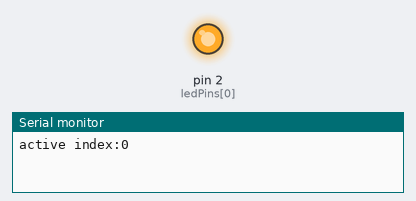
Simulated run of this sketch. Board: Arduino Uno, built with avr-gcc and run on an emulated ATmega328P. On the bench: output pins drawn as LEDs (lit = HIGH), the last lines printed to the serial monitor.

Above: at 0.5 s.
At 5.0 s:
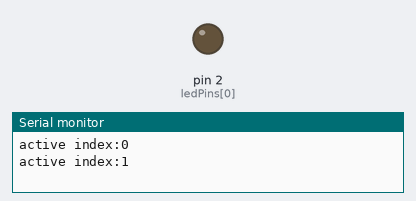
Timing chart, 0 to 11.7 s (numbered marks = the images above):
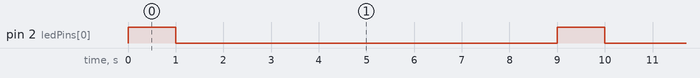

The sketch:

01-basic-led-blink.ino
```cpp
const byte ledCount = 3; //starts with zero!
const byte ledPins[ledCount] = { 2, 4, 6};

void setup()
{
  Serial.begin(9600);
  for(byte index; index <= (ledCount-1); index++)
  {
    pinMode(ledPins[index], OUTPUT);
  }
}

void loop()
{
  static byte activeIndex = 0;
  Serial.println((String)"active index:" + activeIndex);
  for(byte index = 0; index <= (ledCount-1); index++)
  {
    digitalWrite(ledPins[activeIndex], (activeIndex == index ? true: false));
    delay(1000); //this is important, or you'll not see the led blink!!
 }
  activeIndex = (activeIndex < (ledCount-1) ? activeIndex+1:0);
}
```

Measured:
- by itself, pin 2 (ledPins[0]): alternates HIGH for 1.0 s and LOW for 8.0 s
